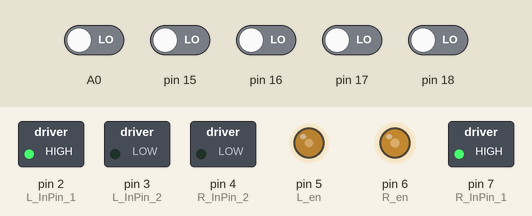
Simulated run of this sketch. Board: Arduino Uno, built with avr-gcc and run on an emulated ATmega328P. On the bench: switched loads named in the sketch (green lamp = pin HIGH), output pins drawn as LEDs (lit = HIGH). The inputs (shaded band) are chosen by the test bench; at power-on: A0, pin 15–18 LOW. What the sketch prints to the serial monitor is not drawn.

Above: at 1.2 s.
1.3 s: A0 driven HIGH
At 2.1 s:
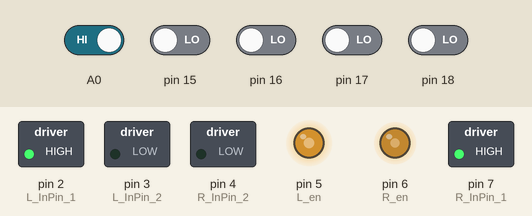
2.8 s: pin 15 driven HIGH
At 3.2 s:
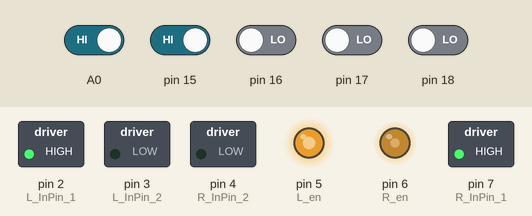
4.3 s: pin 16 driven HIGH
At 5.5 s:
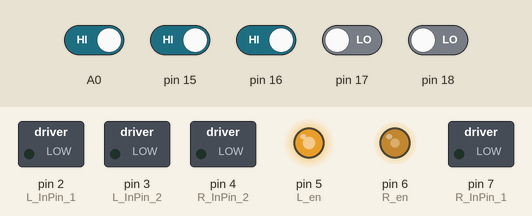
5.8 s: A0 driven LOW
At 6.7 s:
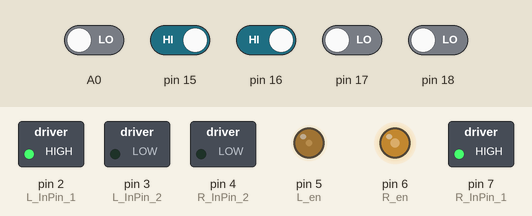
7.3 s: pin 17 driven HIGH
At 7.9 s:
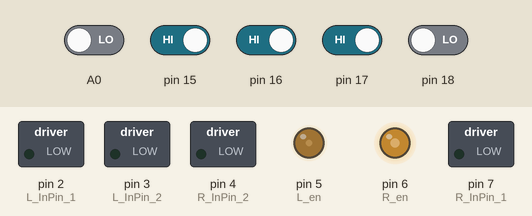
8.8 s: pin 15 driven LOW
At 10.2 s:
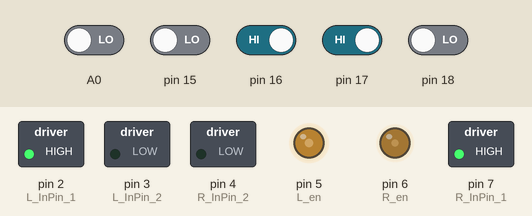
Timing chart, 0 to 11.3 s (numbered marks = the images above; inputs shaded):
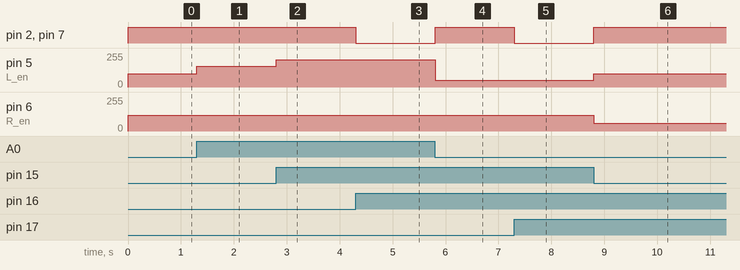

The sketch:

Arduino_line_end.ino
```cpp
#include <NewPing.h>
#define L_InPin_1  2  //왼쪽모터 핀1
#define L_InPin_2  3  //왼쪽모터 핀2
#define R_InPin_1  7  //오른쪽모터 핀1
#define R_InPin_2  4  //오른쪽모터 핀2
#define L_en  5 //왼쪽모터 속도 제어 핀
#define R_en  6 //오른쪽모터 속도 제어 핀
#define F_Sonar  8  //정면부 초음파 센서 연결 핀
#define R_Sonar  10 //오른쪽 초음파 센서 연결 핀
#define L_Sonar  11 //왼쪽 초음파 센서 연결 핀
#define MaxDistance  400
float robot_width = 200; //차량의 폭
float mazor_width = 500; //지나가는 길의 폭
float mazor_width_tolerance = 40; //폭 감지에 오찹범위
int flag_mazor_1 = 0; // 1이면 1번 구간에 내가 위치해 있음

NewPing F_sensor(F_Sonar,F_Sonar,MaxDistance);
float F_distance; //정면 초음파 센서값을 저장할 변수 선언
NewPing L_sensor(L_Sonar,L_Sonar,MaxDistance);
float L_distance; //왼쪽 초음파 센서값을 저장할 변수 선언
NewPing R_sensor(R_Sonar,R_Sonar,MaxDistance);
float R_distance; //오른쪽 초음파 센서값을 저장할 변수 선언

void setup() {
  Serial.begin(115200);  //스크린프린트를 115200의 속도로 사용
  pinMode(L_InPin_1,OUTPUT); //왼쪽모터1 핀 모드를 아웃풋으로
  pinMode(L_InPin_2,OUTPUT); //왼쪽모터2 핀 모드를 아웃풋으로
  pinMode(R_InPin_1,OUTPUT); //오른쪽모터1 핀 모드를 아웃풋으로
  pinMode(R_InPin_2,OUTPUT); //오른쪽모터2 핀 모드를 아웃풋으로
  analogWrite(L_en,80);  //왼쪽모터 속도 조정
  analogWrite(R_en,80);  //오른쪽모터 속도 조정
}

void Stop(int t){
  digitalWrite(L_InPin_1,LOW);
  digitalWrite(L_InPin_2,LOW);
  digitalWrite(R_InPin_2,LOW);
  digitalWrite(R_InPin_1,LOW);
  delay(t);
  } //모터를 t동안 정지

void Right(int t,float sp){
  analogWrite(L_en,sp);
  analogWrite(R_en,sp*1.2);
  digitalWrite(L_InPin_1,HIGH);
  digitalWrite(L_InPin_2,LOW);
  digitalWrite(R_InPin_2,HIGH);
  digitalWrite(R_InPin_1,LOW);
  delay(t);
  } //모터를 t동안 제자리에서 오른쪽 회전

 void Left(int t,float sp){
  analogWrite(L_en,sp);
  analogWrite(R_en,sp*1.2);
  digitalWrite(L_InPin_2,HIGH);
  digitalWrite(L_InPin_1,LOW);
  digitalWrite(R_InPin_1,HIGH);
  digitalWrite(R_InPin_2,LOW);
  delay(t);
  } //모터를 t동안 제자리에서 왼쪽 회전

 void runing(int t,int L_sp,int R_sp){

  analogWrite(L_en,L_sp); //왼쪽 모터 속도를 L_sp로 하라
  analogWrite(R_en,R_sp); //오른쪽 모터 속도를 R_sp로 하라

  digitalWrite(L_InPin_1,HIGH);  //왼쪽모터1 핀에 +
  digitalWrite(L_InPin_2,LOW);   //왼쪽모터2 핀에 -
  digitalWrite(R_InPin_1,HIGH);  //오른쪽모터1 핀에 +
  digitalWrite(R_InPin_2,LOW);   //왼쪽모터2 핀에 -
  delay (t);
  }  //모터제어 종합 함수

 int line_sensor[5]={0,0,0,0,0};

 int read_line_sensor(){
  int line_index;
  int i;
  int sum=0;
  for(i=0;i<5;i++){
    line_sensor[i]=(digitalRead(A0+i));
    sum += line_sensor[i];
    Serial.print(line_sensor[i]);
    Serial.print("  ");
    }
  Serial.println("");
  if(sum==5) line_index = -10;
  if(sum==1){
    if(line_sensor[0]==1) line_index = -4;
    if(line_sensor[1]==1) line_index = -2;
    if(line_sensor[2]==1) line_index = 0;
    if(line_sensor[3]==1) line_index = 2;
    if(line_sensor[4]==1) line_index = 4;
    }
  if(sum==2){
    if(line_sensor[0]==1 && line_sensor[1]==1) line_index = -3;
    if(line_sensor[1]==1 && line_sensor[2]==1) line_index = -1;
    if(line_sensor[2]==1 && line_sensor[3]==1) line_index = 1;
    if(line_sensor[3]==1 && line_sensor[4]==1) line_index = 3;
    }
  if(sum==0){line_index = 0;}
  Serial.print(line_index);
  Serial.println("");
  return line_index;
  }


void loop() {
  int index;
  float L_control_speed=50;
  float R_control_speed= L_control_speed*1.2;
  index=read_line_sensor();
  switch(index){
    case -4 : runing(1,-100,120); break;
    case -3 : runing(1,100+L_control_speed*index,120); break;
    case -2 : runing(1,100+L_control_speed*index,120); break;
    case -1 : runing(1,100+L_control_speed*index,120); break;
    case 0 : runing(1,100,120); break;
    case 1 : runing(1,100,120-R_control_speed*index); break;
    case 2 : runing(1,100,120-R_control_speed*index); break;
    case 3 : runing(1,100,120-R_control_speed*index); break;
    case 4 : runing(1,100,-120); break;
    case -10 : Stop(1); break;
    default : runing(1,100,120); break;
    }


 /*int R_moter_speed,L_moter_speed;
  F_distance=(float)(F_sensor.ping())*10/US_ROUNDTRIP_CM;  //정면 초음파 센서값을 실수로 F_distance에 저장_mm단위
  L_distance=(float)(L_sensor.ping())*10/US_ROUNDTRIP_CM;  //왼쪽 초음파 센서값을 실수로 L_distance에 저장_mm단위
  R_distance=(float)(R_sensor.ping())*10/US_ROUNDTRIP_CM;  //오른쪽 초음파 센서값을 실수로 R_distance에 저장_mm단위

  float measure_widht=L_distance+R_distance+robot_width; //오른쪽,왼쪽 초음파 센서와 기체폭을 통해 측정한 현재 측정된 길의 폭
  */
  /*
  Serial.print("F : ");
  Serial.print(F_distance);
  Serial.print("mm   ");  //"F : (F_distance에 저장된 값)mm" 를 스크린 프린터에 출력해라
  Serial.print("R : ");
  Serial.print(R_distance);
  Serial.print("mm   ");  //"R : (R_distance에 저장된 값)mm" 를 스크린 프린터에 출력해라
  Serial.print("L : ");
  Serial.print(L_distance);
  Serial.print("mm   \n");  //"L : (L_distance에 저장된 값)mm" 를 스크린 프린터에 출력해라
  */
  /*
  Serial.print(flag_mazor_1);
  Serial.print("\n");  //1번 구간에 있는지 없는지를 출력(1과 0으로 구분)
  */
/*
  float turn_90_mm=120;
  if(F_distance<=170 && F_distance!=0){
    Stop(200);  // 0.2초동안 정지
    if(L_distance>R_distance || L_distance==0){
      while(1){
        if((float)(R_sensor.ping())*10/US_ROUNDTRIP_CM <= turn_90_mm - 5 && (float)(R_sensor.ping())*10/US_ROUNDTRIP_CM != 0){
          break;
          }
        else{
          Left(1,70);
          }
        } //왼쪽으로 계속 회전하라 오른쪽 초음파 센서가 90도로 회전시 입력받는 거리가 될때 까지
        Stop(200); // 0.2초동안 정지
      } //만약 왼쪽이 감지되지 않거나 왼쪽이 오른쪽보다 큰 값으로 인식되면
    else if(L_distance<R_distance || R_distance==0){
      while(1){
        if((float)(L_sensor.ping())*10/US_ROUNDTRIP_CM <= turn_90_mm && (float)(L_sensor.ping())*10/US_ROUNDTRIP_CM != 0){
          break;
          }
        else{
          Right(1,70);
          }
        } //오른쪽으로 계속 회전하라 왼쪽 초음파 센서가 90도로 회전시 입력받는 거리가 될때 까지
        Stop(200); // 0.2초동안 정지
      } //만약 오른쪽이 감지되지 않거나 오른쪽이 왼쪽보다 큰 값으로 인식되면

    }// 전면부 초음파 센서가 170mm이하로 감지가 되었을시
  else{
    runing(1,80,95);
    }
*/
}
```

Measured:
- after the input at 1.3 s, pin 5 (L_en): 100/255 → 156/255 at once
- after the input at 2.8 s, pin 5 (L_en): 156/255 → 206/255 at once
- after the input at 4.3 s, pin 2 (L_InPin_1), pin 7 (R_InPin_1): HIGH → LOW at once
- after the input at 5.8 s, pin 2 (L_InPin_1), pin 7 (R_InPin_1): LOW → HIGH at once; pin 5 (L_en): 206/255 → 50/255 at once
- after the input at 7.3 s, pin 2 (L_InPin_1), pin 7 (R_InPin_1): HIGH → LOW at once
- after the input at 8.8 s, pin 2 (L_InPin_1), pin 7 (R_InPin_1): LOW → HIGH at once; pin 5 (L_en): 50/255 → 100/255 at once; pin 6 (R_en): 120/255 → 59/255 at once
